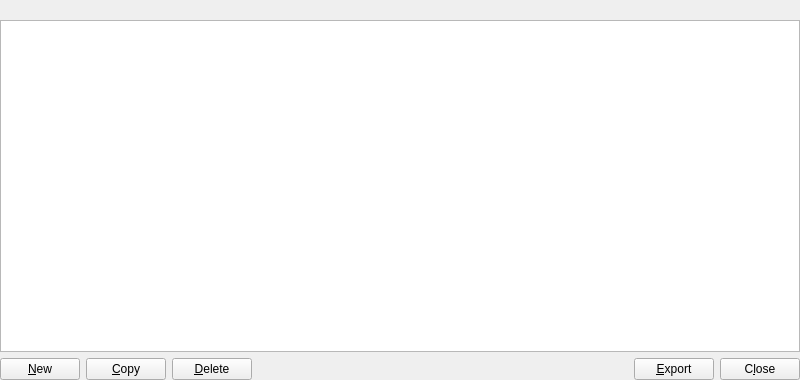
<?xml version="1.0" encoding="UTF-8"?>
<ui version="4.0">
 <class>ZAddressBookPage</class>
 <widget class="QWidget" name="ZAddressBookPage">
  <property name="geometry">
   <rect>
    <x>0</x>
    <y>0</y>
    <width>800</width>
    <height>380</height>
   </rect>
  </property>
  <layout class="QVBoxLayout" name="verticalLayout">
   <property name="leftMargin">
    <number>0</number>
   </property>
   <property name="topMargin">
    <number>0</number>
   </property>
   <property name="rightMargin">
    <number>0</number>
   </property>
   <property name="bottomMargin">
    <number>0</number>
   </property>
   <item>
    <widget class="QLabel" name="labelExplanation">
     <property name="textFormat">
      <enum>Qt::PlainText</enum>
     </property>
     <property name="wordWrap">
      <bool>true</bool>
     </property>
    </widget>
   </item>
   <item>
    <widget class="QTableView" name="tableView">
     <property name="contextMenuPolicy">
      <enum>Qt::CustomContextMenu</enum>
     </property>
     <property name="toolTip">
      <string>Right-click to edit address or label</string>
     </property>
     <property name="tabKeyNavigation">
      <bool>false</bool>
     </property>
     <property name="alternatingRowColors">
      <bool>true</bool>
     </property>
     <property name="selectionMode">
      <enum>QAbstractItemView::SingleSelection</enum>
     </property>
     <property name="selectionBehavior">
      <enum>QAbstractItemView::SelectRows</enum>
     </property>
     <property name="sortingEnabled">
      <bool>true</bool>
     </property>
     <attribute name="verticalHeaderVisible">
      <bool>false</bool>
     </attribute>
    </widget>
   </item>
   <item>
    <layout class="QHBoxLayout" name="horizontalLayout">
     <item>
      <widget class="QPushButton" name="newAddress">
       <property name="toolTip">
        <string>Create a new address</string>
       </property>
       <property name="text">
        <string>&amp;New</string>
       </property>
       <property name="icon">
        <iconset resource="../zero.qrc">
         <normaloff>:/icons/add</normaloff>:/icons/add</iconset>
       </property>
       <property name="autoDefault">
        <bool>false</bool>
       </property>
      </widget>
     </item>
     <item>
      <widget class="QPushButton" name="copyAddress">
       <property name="toolTip">
        <string>Copy the currently selected address to the system clipboard</string>
       </property>
       <property name="text">
        <string>&amp;Copy</string>
       </property>
       <property name="icon">
        <iconset resource="../zero.qrc">
         <normaloff>:/icons/editcopy</normaloff>:/icons/editcopy</iconset>
       </property>
       <property name="autoDefault">
        <bool>false</bool>
       </property>
      </widget>
     </item>
     <item>
      <widget class="QPushButton" name="deleteAddress">
       <property name="toolTip">
        <string>Delete the currently selected address from the list</string>
       </property>
       <property name="text">
        <string>&amp;Delete</string>
       </property>
       <property name="icon">
        <iconset resource="../zero.qrc">
         <normaloff>:/icons/remove</normaloff>:/icons/remove</iconset>
       </property>
       <property name="autoDefault">
        <bool>false</bool>
       </property>
      </widget>
     </item>
     <item>
      <spacer name="horizontalSpacer">
       <property name="orientation">
        <enum>Qt::Horizontal</enum>
       </property>
       <property name="sizeHint" stdset="0">
        <size>
         <width>40</width>
         <height>20</height>
        </size>
       </property>
      </spacer>
     </item>
     <item>
      <widget class="QPushButton" name="exportButton">
       <property name="toolTip">
        <string>Export the data in the current tab to a file</string>
       </property>
       <property name="text">
        <string>&amp;Export</string>
       </property>
       <property name="icon">
        <iconset resource="../zero.qrc">
         <normaloff>:/icons/export</normaloff>:/icons/export</iconset>
       </property>
       <property name="autoDefault">
        <bool>false</bool>
       </property>
      </widget>
     </item>
     <item>
      <widget class="QPushButton" name="closeButton">
       <property name="sizePolicy">
        <sizepolicy hsizetype="Minimum" vsizetype="Minimum">
         <horstretch>0</horstretch>
         <verstretch>0</verstretch>
        </sizepolicy>
       </property>
       <property name="text">
        <string>C&amp;lose</string>
       </property>
       <property name="autoDefault">
        <bool>false</bool>
       </property>
      </widget>
     </item>
    </layout>
   </item>
  </layout>
 </widget>
 <resources>
  <include location="../zero.qrc"/>
 </resources>
 <connections/>
</ui>
